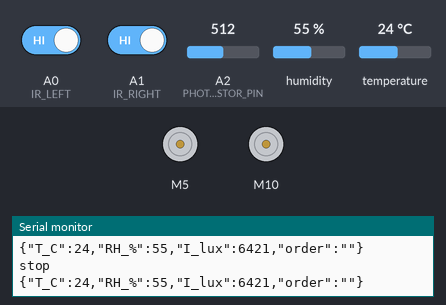
Bench run of a sketch on a simulated Arduino Uno, built with avr-gcc and run on an emulated ATmega328P. On the bench: 2 × DC motor (green arrow = forward, orange = backward, longer = faster), the last lines printed to the serial monitor. The inputs (shaded band) are chosen by the test bench; at power-on: A0 (IR_LEFT) HIGH, A1 (IR_RIGHT) HIGH, A2 (PHOTORESISTOR_PIN) = 512, humidity 55 %, temperature 24 °C.

Above: at 1.5 s.
1.6 s: A0 (IR_LEFT) driven LOW
At 2.6 s:
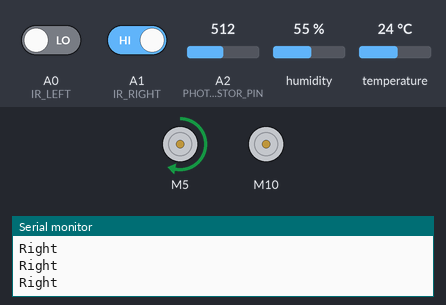
3.1 s: A1 (IR_RIGHT) driven LOW
At 4.3 s:
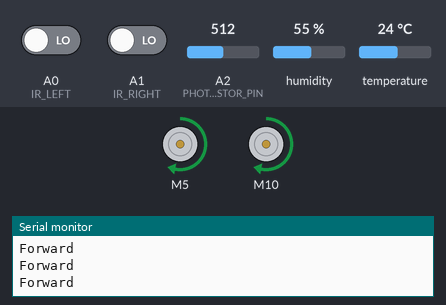
4.6 s: A0 (IR_LEFT) driven HIGH
At 5.4 s:
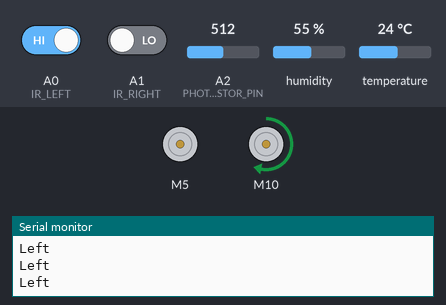
6.1 s: A1 (IR_RIGHT) driven HIGH
At 6.4 s:
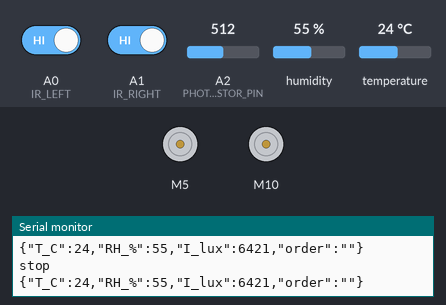
7.6 s: A2 (PHOTORESISTOR_PIN) set to 574
9.1 s: A2 (PHOTORESISTOR_PIN) set to 605
Timing chart, 0 to 11.6 s (numbered marks = the images above; inputs shaded):
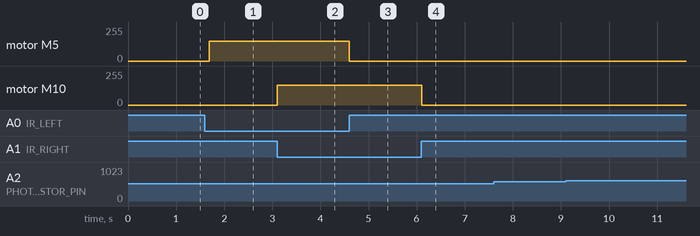

Measured:
- after the input at 1.6 s, motor M5: stopped → forward 150/255 after 0.09 s
- after the input at 3.1 s, motor M10: stopped → forward 150/255 at once
- after the input at 4.6 s, motor M5: forward 150/255 → stopped at once
- after the input at 6.1 s, motor M10: forward 150/255 → stopped at once

The sketch:

line_tracking_control.ino
```cpp
// declare libraries
#include <ArduinoJson.h>
#include <SoftwareSerial.h>
#include <CytronMotorDriver.h>
#include <DHT.h>
#include <DHT_U.h>

// declare constants
#define MAX_ADC_READING 1023
#define ADC_REF_VOLTAGE 5.0
#define REF_RESISTANCE 220
#define LUX_CALC_SCALAR 12518931
#define LUX_CALC_EXPONENT -1.405

// delclare sensor pins
#define TEMPERATURE_HUMIDITY_SENSOR_PIN 2
#define PHOTORESISTOR_PIN A2
#define BLUETOOTH_RECEIVER_PIN 3
#define BLUETOOTH_TRANSMITER_PIN 4
#define IR_RIGHT A1
#define IR_LEFT A0

// declare actuator pins
#define LEFT_WHEEL_M1A 5
#define LEFT_WHEEL_M1B 6
#define RIGHT_WHEEL_M2A 10
#define RIGHT_WHEEL_M2B 11

// declare classes
DHT temperature_humidity_sensor(TEMPERATURE_HUMIDITY_SENSOR_PIN, DHT22);
CytronMD left_wheel_actuator(PWM_PWM, LEFT_WHEEL_M1A, LEFT_WHEEL_M1B);
CytronMD right_wheel_actuator(PWM_PWM, RIGHT_WHEEL_M2A, RIGHT_WHEEL_M2B);
SoftwareSerial BTSerial(BLUETOOTH_RECEIVER_PIN, BLUETOOTH_TRANSMITER_PIN);

// declare global variables
float temperature_C;
float humidity_perc;
int illuminance_lux;
int state_blouetooth;
boolean BTConnect = false;
char inChar;
String order;

void setup() {
  // beign reading from serial
  Serial.begin(9600);

  // beign reading from bluetooth
  BTSerial.begin(9600);

  // begin temperature and humidity sensor
  temperature_humidity_sensor.begin();

  // begin reading from pins for motor
  pinMode(LEFT_WHEEL_M1A, OUTPUT);
  pinMode(LEFT_WHEEL_M1B, OUTPUT);
  pinMode(RIGHT_WHEEL_M2A, OUTPUT);
  pinMode(RIGHT_WHEEL_M2B, OUTPUT);

  // begin reading from pins from
  pinMode(IR_LEFT, INPUT);
  pinMode(IR_RIGHT, INPUT);

  delay(300);

}

void loop()
{
  // temperature readings
  temperature_C = temperature_humidity_sensor.readTemperature();

  // humidity readings
  humidity_perc = temperature_humidity_sensor.readHumidity();

  // illuminance readings
  illuminance_lux = illuminance_sensor();

  while (true)
  {
    if (digitalRead(IR_LEFT) == LOW && digitalRead(IR_RIGHT) == LOW)
    {
      robotForward(150);
      Serial.println("Forward");
    }
    else if (digitalRead(IR_LEFT) == HIGH && digitalRead(IR_RIGHT) == LOW)
    {
      robotTurnLeft(150);
      Serial.println("Left");
    }
    else if (digitalRead(IR_LEFT) == LOW && digitalRead(IR_RIGHT) == HIGH)
    {
      robotTurnRight(150);
      Serial.println("Right");
    }
    else if (digitalRead(IR_LEFT) == HIGH && digitalRead(IR_RIGHT) == HIGH)
    {
      robotStop();
      Serial.println("stop");
      break;
    }
  }

  // print data serial and send to bluetooth
  DynamicJsonDocument doc(1024);
  doc["T_C"]    = temperature_C;
  doc["RH_%"]   = humidity_perc;
  doc["I_lux"] = illuminance_lux;
  doc["order"] = order;
  serializeJson(doc, Serial);
  Serial.println();
  serializeJson(doc, BTSerial);
  BTSerial.println();

  delay(100);
}

int illuminance_sensor()
{
  int   ldrRawData;
  float resistorVoltage;
  float ldrVoltage;
  float ldrResistance;
  float ldrLux;
  ldrRawData = analogRead(PHOTORESISTOR_PIN);
  resistorVoltage = (float)ldrRawData / MAX_ADC_READING * ADC_REF_VOLTAGE;
  ldrVoltage = ADC_REF_VOLTAGE - resistorVoltage;
  ldrResistance = ldrVoltage/resistorVoltage * REF_RESISTANCE;
  illuminance_lux = LUX_CALC_SCALAR * pow(ldrResistance, LUX_CALC_EXPONENT);
  return illuminance_lux;
}


void robotStop()
{
  left_wheel_actuator.setSpeed(0);
  right_wheel_actuator.setSpeed(0);
}

void robotBreak()
{
  left_wheel_actuator.setSpeed(0);
  right_wheel_actuator.setSpeed(0);
}

void robotForward(int motorSpeed)
{
  left_wheel_actuator.setSpeed(motorSpeed);
  right_wheel_actuator.setSpeed(motorSpeed);
}

void robotReverse(int motorSpeed)
{
  left_wheel_actuator.setSpeed(-motorSpeed);
  right_wheel_actuator.setSpeed(-motorSpeed);
}

void robotTurnRight(int motorSpeed)
{
  left_wheel_actuator.setSpeed(motorSpeed);
  right_wheel_actuator.setSpeed(0);
}

void robotTurnLeft(int motorSpeed)
{
  left_wheel_actuator.setSpeed(0);
  right_wheel_actuator.setSpeed(motorSpeed);
}

String read_order()
{
  char inChar;
  char junk;
  String order;

  if(BTSerial.available())
  {
    order = "";
    while (BTSerial.available())
    {
      inChar = BTSerial.read();
      order = order + inChar;
    }
    while (BTSerial.available() > 0)
    {
      junk = BTSerial.read();
    }
  }
  return order;
}
```
